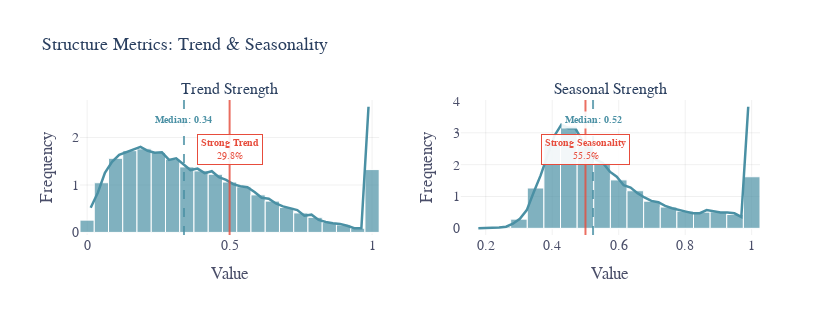

Write notebook code for a chart like this one.
### Markdown cell above
### 5.1 Structure Metrics (Learnable Patterns)

### Code cell
# Focus on structure metrics only (blue coloring)
plot_portfolio_metrics(
    diagnostics,
    metrics=['trend', 'seasonal_strength'],
    bins=40,
    wrap=2,
    show_kde=True,
    show_median=True,
    show_threshold=True,
    style={"title": "Structure Metrics: Trend & Seasonality"},
)

### Figure 1 — Plotly figure (JSON) as saved in the notebook; plotly's stock layout.template omitted (floating-point values rounded to 4 significant figures; data arrays with more than 128 entries replaced by an {"elided": "..."} marker saying what was removed)
{"data": [{"histnorm": "probability density", "marker": {"color": "#4A90A4", "line": {"color": "white", "width": 1}}, "name": "trend", "nbinsx": 40, "opacity": 0.7, "showlegend": false, "type": "histogram", "visible": true, "x": {"elided": "30490 float values"}, "xaxis": "x", "yaxis": "y"}, {"hoverinfo": "skip", "line": {"color": "#4A90A4", "width": 2.5}, "mode": "lines", "showlegend": false, "type": "scatter", "x": [0.0125, 0.0375, 0.0625, 0.0875, 0.1125, 0.1375, 0.1625, 0.1875, 0.2125, 0.2375, 0.2625, 0.2875, 0.3125, 0.3375, 0.3625, 0.3875, 0.4125, 0.4375, 0.4625, 0.4875, 0.5125, 0.5375, 0.5625, 0.5875, 0.6125, 0.6375, 0.6625, 0.6875, 0.7125, 0.7375, 0.7625, 0.7875, 0.8125, 0.8375, 0.8625, 0.8875, 0.9125, 0.9375, 0.9625, 0.9875], "xaxis": "x", "y": [0.5182, 0.837, 1.258, 1.489, 1.636, 1.698, 1.75, 1.804, 1.72, 1.679, 1.687, 1.527, 1.562, 1.447, 1.315, 1.345, 1.25, 1.29, 1.162, 1.107, 1.017, 0.9721, 0.9511, 0.8514, 0.732, 0.7111, 0.61, 0.5497, 0.5038, 0.471, 0.3516, 0.3739, 0.2637, 0.2204, 0.1955, 0.1797, 0.1391, 0.0879, 0.08921, 2.649], "yaxis": "y"}, {"histnorm": "probability density", "marker": {"color": "#4A90A4", "line": {"color": "white", "width": 1}}, "name": "seasonal_strength", "nbinsx": 40, "opacity": 0.7, "showlegend": false, "type": "histogram", "visible": true, "x": {"elided": "30490 float values"}, "xaxis": "x2", "yaxis": "y2"}, {"hoverinfo": "skip", "line": {"color": "#4A90A4", "width": 2.5}, "mode": "lines", "showlegend": false, "type": "scatter", "x": [0.1778, 0.1986, 0.2194, 0.2402, 0.261, 0.2819, 0.3027, 0.3235, 0.3443, 0.3651, 0.3859, 0.4068, 0.4276, 0.4484, 0.4692, 0.49, 0.5108, 0.5316, 0.5525, 0.5733, 0.5941, 0.6149, 0.6357, 0.6565, 0.6774, 0.6982, 0.719, 0.7398, 0.7606, 0.7814, 0.8023, 0.8231, 0.8439, 0.8647, 0.8855, 0.9063, 0.9271, 0.948, 0.9688, 0.9896], "xaxis": "x2", "y": [0.003151, 0.004727, 0.01103, 0.02363, 0.05042, 0.145, 0.2994, 0.5735, 1.131, 1.662, 2.289, 2.909, 3.257, 3.145, 3.142, 2.772, 2.474, 2.155, 2.053, 1.78, 1.623, 1.353, 1.279, 1.106, 0.9706, 0.8619, 0.8225, 0.7075, 0.6318, 0.5704, 0.5263, 0.4774, 0.4774, 0.572, 0.5373, 0.501, 0.4947, 0.4727, 0.3577, 3.818], "yaxis": "y2"}], "layout": {"annotations": [{"font": {"size": 16}, "showarrow": false, "text": "Trend Strength", "x": 0.22, "xanchor": "center", "xref": "paper", "y": 1, "yanchor": "bottom", "yref": "paper"}, {"font": {"size": 16}, "showarrow": false, "text": "Seasonal Strength", "x": 0.78, "xanchor": "center", "xref": "paper", "y": 1, "yanchor": "bottom", "yref": "paper"}, {"bgcolor": "rgba(255,255,255,0.9)", "borderpad": 3, "font": {"color": "#4A90A4", "size": 10}, "showarrow": false, "text": "<b>Median: 0.34</b>", "x": 0.3399, "xref": "x", "y": 0.92, "yref": "y domain"}, {"bgcolor": "rgba(255,255,255,0.9)", "bordercolor": "#e74c3c", "borderpad": 3, "borderwidth": 1, "font": {"color": "#e74c3c", "size": 10}, "showarrow": false, "text": "<b>Strong Trend</b><br>29.8%", "x": 0.5, "xref": "x", "y": 0.75, "yref": "y domain"}, {"bgcolor": "rgba(255,255,255,0.9)", "borderpad": 3, "font": {"color": "#4A90A4", "size": 10}, "showarrow": false, "text": "<b>Median: 0.52</b>", "x": 0.5228, "xref": "x2", "y": 0.92, "yref": "y2 domain"}, {"bgcolor": "rgba(255,255,255,0.9)", "bordercolor": "#e74c3c", "borderpad": 3, "borderwidth": 1, "font": {"color": "#e74c3c", "size": 10}, "showarrow": false, "text": "<b>Strong Seasonality</b><br>55.5%", "x": 0.5, "xref": "x2", "y": 0.75, "yref": "y2 domain"}], "barmode": "overlay", "font": {"family": "Source Sans Pro", "size": 14}, "height": 320, "legend": {"bgcolor": "rgba(255,255,255,0.9)", "bordercolor": "rgba(0,0,0,0.1)", "borderwidth": 1, "font": {"color": "#222222", "size": 12}, "orientation": "h", "x": 0.5, "xanchor": "center", "y": -0.12, "yanchor": "top"}, "margin": {"b": 85}, "paper_bgcolor": "white", "plot_bgcolor": "white", "shapes": [{"line": {"color": "#4A90A4", "dash": "dash", "width": 2}, "opacity": 0.8, "type": "line", "x0": 0.3399, "x1": 0.3399, "xref": "x", "y0": 0, "y1": 1, "yref": "y domain"}, {"line": {"color": "#e74c3c", "dash": "solid", "width": 2}, "opacity": 0.8, "type": "line", "x0": 0.5, "x1": 0.5, "xref": "x", "y0": 0, "y1": 1, "yref": "y domain"}, {"line": {"color": "#4A90A4", "dash": "dash", "width": 2}, "opacity": 0.8, "type": "line", "x0": 0.5228, "x1": 0.5228, "xref": "x2", "y0": 0, "y1": 1, "yref": "y2 domain"}, {"line": {"color": "#e74c3c", "dash": "solid", "width": 2}, "opacity": 0.8, "type": "line", "x0": 0.5, "x1": 0.5, "xref": "x2", "y0": 0, "y1": 1, "yref": "y2 domain"}], "title": {"font": {"size": 18}, "text": "Structure Metrics: Trend & Seasonality"}, "width": 840, "xaxis": {"anchor": "y", "color": "#4A4E69", "domain": [0, 0.44], "gridcolor": "rgba(0,0,0,0.06)", "showgrid": true, "tickcolor": "#4A4E69", "title": {"text": "Value"}}, "xaxis2": {"anchor": "y2", "color": "#4A4E69", "domain": [0.56, 1], "gridcolor": "rgba(0,0,0,0.06)", "showgrid": true, "tickcolor": "#4A4E69", "title": {"text": "Value"}}, "yaxis": {"anchor": "x", "color": "#4A4E69", "domain": [0, 1], "gridcolor": "rgba(0,0,0,0.06)", "showgrid": true, "tickcolor": "#4A4E69", "title": {"text": "Frequency"}}, "yaxis2": {"anchor": "x2", "color": "#4A4E69", "domain": [0, 1], "gridcolor": "rgba(0,0,0,0.06)", "showgrid": true, "tickcolor": "#4A4E69", "title": {"text": "Frequency"}}}}
